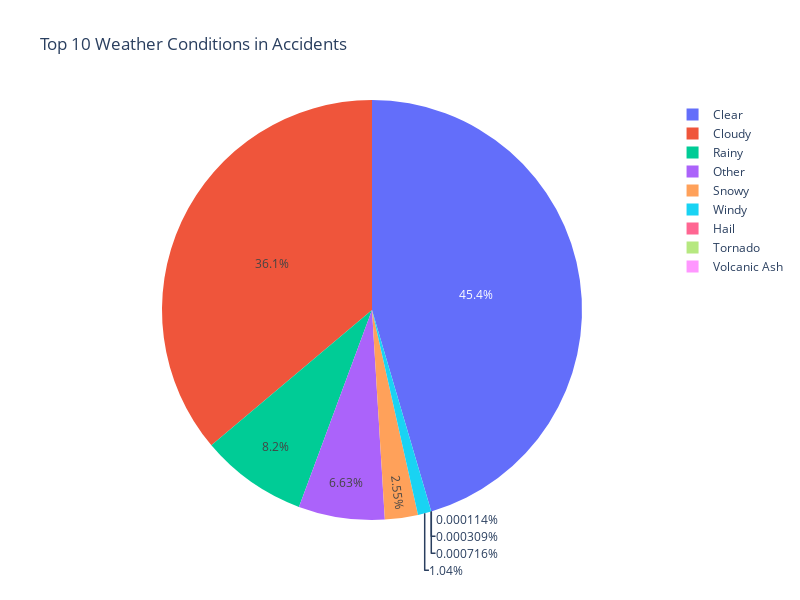

The notebook cell saved with this chart:
### Markdown cell above
<h1 style="color:purple;">Top 10 Weather Conditions in Accidents</h1>
<h2 style="color:green;">PIE CHART</h2>

### Code cell
chunk_size = 100000 
weather_counts = {}

total_chunks = sum(1 for _ in pd.read_csv('goldlayerUSAccidents.csv', chunksize=chunk_size))

for chunk_number, chunk in enumerate(tqdm(pd.read_csv('goldlayerUSAccidents.csv', chunksize=chunk_size), total=total_chunks, desc="Processing chunks")):
    
    temp_counts = chunk['Weather_Bin'].value_counts()
    for condition, count in temp_counts.items():
        weather_counts[condition] = weather_counts.get(condition, 0) + count
    if (chunk_number + 1) % 10 == 0:
        print(f"Processed {chunk_number + 1} chunks out of {total_chunks}")

print("Finished processing all chunks. Creating chart...")
top_10_weather = sorted(weather_counts.items(), key=lambda x: x[1], reverse=True)[:10]
conditions, counts = zip(*top_10_weather)
fig = go.Figure(data=[go.Pie(labels=conditions, values=counts)])
fig.update_layout(
    title='Top 10 Weather Conditions in Accidents',
    height=600,
    width=800)

fig.show()
print("Chart created and displayed.")
print("Chart saved as 'weather_conditions_pie_chart.html'")

### Figure 1 — Plotly figure (JSON) as saved in the notebook; plotly's stock layout.template omitted (floating-point values rounded to 4 significant figures)
{"data": [{"labels": ["Clear", "Cloudy", "Rainy", "Other", "Snowy", "Windy", "Hail", "Tornado", "Volcanic Ash"], "type": "pie", "values": [2791307, 2219971, 503878, 407054, 156433, 63574, 44, 19, 7]}], "layout": {"height": 600, "title": {"text": "Top 10 Weather Conditions in Accidents"}, "width": 800}}
